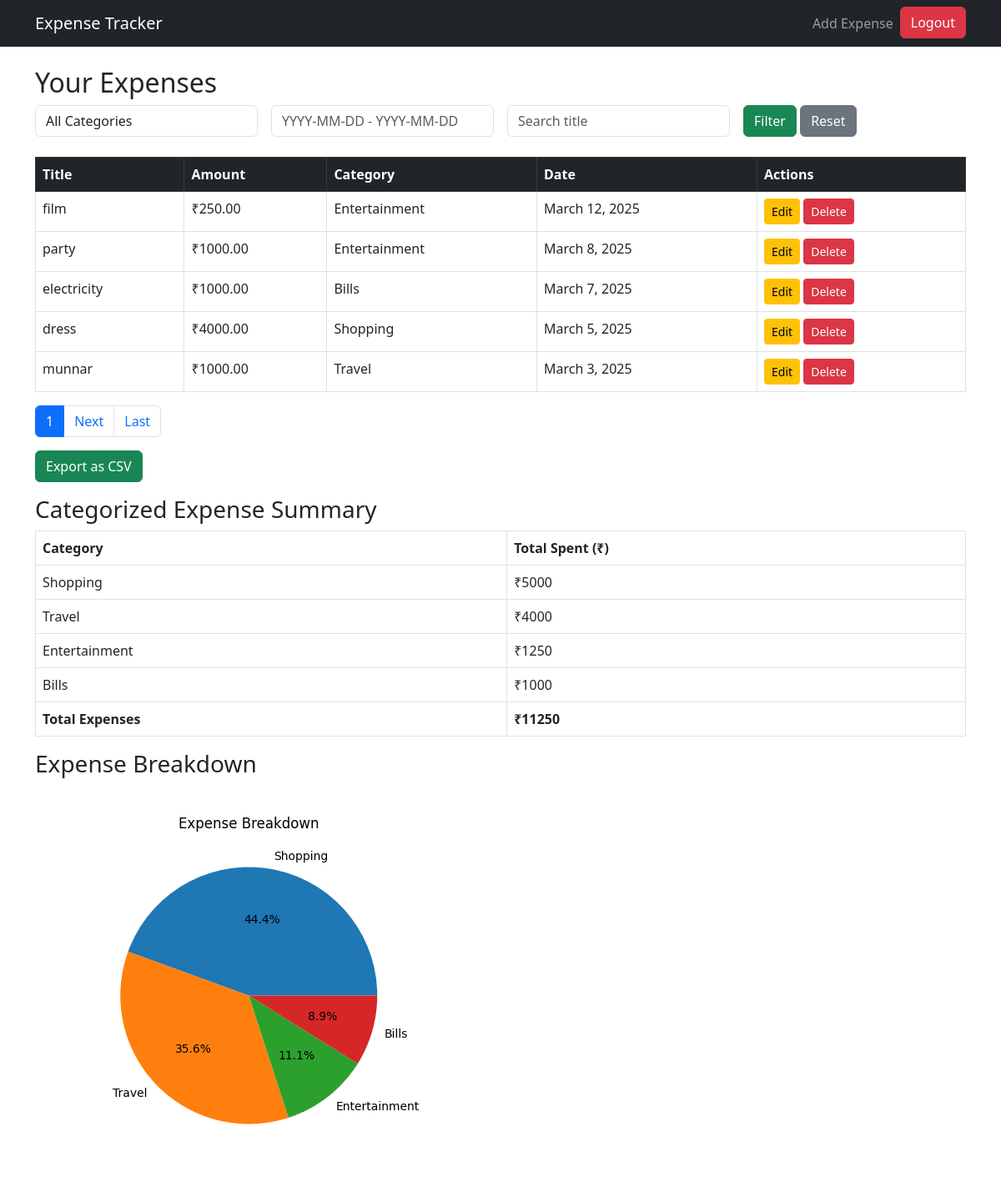
The app's page / (signed in) with its own data.
### expenses/models.py (models this page shows, shortened)
class Expense(models.Model):
    user = models.ForeignKey(User, on_delete=models.CASCADE)
    title = models.CharField(max_length=255)
    amount = models.DecimalField(max_digits=10, decimal_places=2)
    category = models.CharField(max_length=20, choices=CATEGORY_CHOICES)
    date = models.DateField()

### expenses/views.py (the view)
# urls.py: path('', views.dashboard, name='dashboard'),
@login_required(login_url='/login/')
def dashboard(request):
    expenses = Expense.objects.filter(user=request.user).order_by('-date')
    category_choices = CATEGORY_CHOICES
    category = request.GET.get('category', '')
    date_range = request.GET.get('date_range', '')
    query = request.GET.get('q', '')
    if category:
        expenses = expenses.filter(category=category)
    if date_range:
        try:
            start_date, end_date = date_range.split(" to ")
            expenses = expenses.filter(date__range=[start_date, end_date])
        except ValueError:
            messages.error(request, "Invalid date range format. Use YYYY-MM-DD - YYYY-MM-DD")
    if query:
        expenses = expenses.filter(title__icontains=query)
    paginator = Paginator(expenses, 5)
    page_number = request.GET.get('page')
    page_obj = paginator.get_page(page_number)
    categorized_summary = (
        expenses.values("category")
        .annotate(total=Sum("amount"))
        .order_by("-total")
    )
    categories = [item["category"] for item in categorized_summary]
    amounts = [item["total"] for item in categorized_summary]
    plt.figure(figsize=(5, 5))
    if amounts:
        plt.pie(amounts, labels=categories, autopct='%1.1f%%')
        plt.title("Expense Breakdown")
    else:
        plt.text(0.5, 0.5, "No Data", horizontalalignment="center", verticalalignment="center")
    buffer = io.BytesIO()
    plt.savefig(buffer, format="png")
    buffer.seek(0)
    image_data = base64.b64encode(buffer.read()).decode("utf-8")
    buffer.close()
    return render(request, "expenses/dashboard.html", {
        "page_obj": page_obj,
        "category_choices": category_choices,
        "total_expenses": sum(amounts),
        "chart": image_data,
        "categorized_summary": categorized_summary,
    })

### expenses/templates/expenses/dashboard.html (shortened to what this page needs)
{% extends 'expenses/base.html' %}
{% block content %}
<h2>Your Expenses</h2>
<form method="get" class="row g-3 mb-4">
    <div class="col-md-3">
        <select name="category" class="form-control">
            <option value="">All Categories</option>
        </select>
    </div>
    <div class="col-md-3">
        <input type="text" name="date_range" id="date_range" class="form-control" placeholder="YYYY-MM-DD - YYYY-MM-DD" value="{{ request.GET.date_range }}">
    </div>
    <div class="col-md-3">
        <input type="text" name="q" class="form-control" placeholder="Search title" value="{{ request.GET.q }}">
    </div>
    <div class="col-md-3">
        <button type="submit" class="btn btn-success">Filter</button>
        <a href="{% url 'dashboard' %}" class="btn btn-secondary">Reset</a>
    </div>
</form>
<table class="table table-bordered">
    <thead class="table-dark">
        <tr>
            <th>Title</th>
            <th>Amount</th>
            <th>Category</th>
            <th>Date</th>
            <th>Actions</th>
        </tr>
    </thead>
    <tbody>
        {% for expense in page_obj %}
        <tr>
            <td>{{ expense.title }}</td>
            <td>₹{{ expense.amount }}</td>
            <td>{{ expense.category }}</td>
            <td>{{ expense.date }}</td>
            <td>
                <a href="{% url 'edit_expense' expense.pk %}" class="btn btn-sm btn-warning">Edit</a>
                <a href="{% url 'delete_expense' expense.pk %}" class="btn btn-sm btn-danger">Delete</a>
            </td>
        </tr>
        {% empty %}
        <tr>
            <td colspan="5" class="text-center">No expenses found</td>
        </tr>
        {% endfor %}
    </tbody>
</table>
    <nav>
        <ul class="pagination">
            <li class="page-item active"><span class="page-link">{{ page_obj.number }}</span></li>
            {% if page_obj.has_next %}
                <li class="page-item"><a class="page-link" href="?page={{ page_obj.next_page_number }}">Next</a></li>
                <li class="page-item"><a class="page-link" href="?page={{ page_obj.paginator.num_pages }}">Last</a></li>
            {% endif %}
        </ul>
    </nav>
    <div>
        <a href="{% url 'export_csv' %}" class="btn btn-success mb-3">Export as CSV</a>
    </div>
    <h3>Categorized Expense Summary</h3>
    <table class="table table-bordered">
        <thead>
            <tr>
                <th>Category</th>
                <th>Total Spent (₹)</th>
            </tr>
        </thead>
        <tbody>
            {% for item in categorized_summary %}
            <tr>
                <td>{{ item.category }}</td>
                <td>₹{{ item.total }}</td>
            </tr>
            {% empty %}
            <tr>
                <td colspan="2">No expenses recorded.</td>
            </tr>
            {% endfor %}
            <tr>
                <th>Total Expenses</th>
                <th>₹{{ total_expenses }}</th>
            </tr>
        </tbody>
    </table>
<h3>Expense Breakdown</h3>
{% if chart %}
    <img class="img-fluid" alt="Expense Chart">
{% else %}
    <p>No data available for visualization.</p>
{% endif %}
{% endblock %}

### expenses/templates/expenses/base.html (shortened to what this page needs)
<!DOCTYPE html>
<html lang="en">
<head>
    <link rel="stylesheet" href="https://cdn.jsdelivr.net/npm/bootstrap@5.3.0/dist/css/bootstrap.min.css">
    <link rel="stylesheet" href="https://cdn.jsdelivr.net/npm/flatpickr/dist/flatpickr.min.css">
</head>
<body>
    <nav class="navbar navbar-expand-lg navbar-dark bg-dark">
        <div class="container">
            <a class="navbar-brand" href="{% url 'dashboard' %}">Expense Tracker</a>
            <div class="navbar-nav">
                {% if user.is_authenticated %}
                    <a class="nav-link" href="{% url 'add_expense' %}">Add Expense</a>
                    <form action="{% url 'logout' %}" method="post">
                        <button type="submit" class="btn btn-danger">Logout</button>
                    </form>
                {% else %}
                    <a class="nav-link" href="{% url 'login' %}">Login</a>
                    <a class="nav-link" href="{% url 'register' %}">Register</a>
                {% endif %}
            </div>
        </div>
    </nav>
    <div class="container mt-4">
        {% block content %}{% endblock %}
    </div>
</body>
</html>

### records on screen
Expense: title "film", amount "250.00", category "Entertainment", date "March 12, 2025"
Expense: title "party", amount "1000.00", category "Entertainment", date "March 8, 2025"
Expense: title "electricity", amount "1000.00", category "Bills", date "March 7, 2025", total "1000"
Expense: title "dress", amount "4000.00", category "Shopping", date "March 5, 2025"
Expense: title "munnar", amount "1000.00", category "Travel", date "March 3, 2025"

### other values on screen
{{ page_obj.number }} "1"
{{ item.category }} "Shopping" "Travel" "Entertainment"
{{ item.total }} "5000" "4000" "1250"
{{ total_expenses }} "11250"
